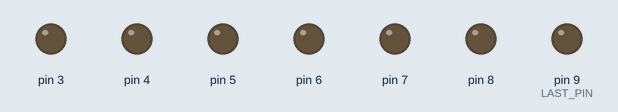
Bench run of a sketch on a simulated Arduino Uno, built with avr-gcc and run on an emulated ATmega328P. Shown: output pins drawn as LEDs (lit = HIGH). Pins used as bus, display or sensor lines are not drawn.

Above: at 0.05 s.
At 0.35 s:
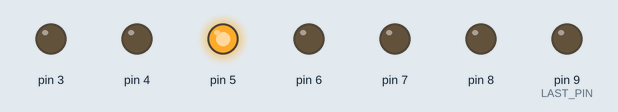
At 0.75 s:
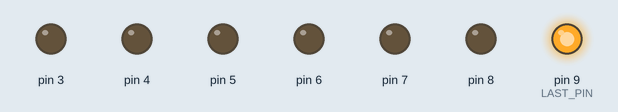
At 1.45 s:
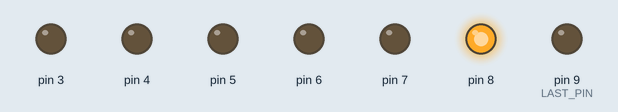
At 2.15 s:
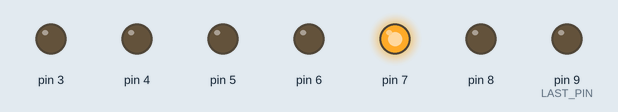
At 2.85 s:
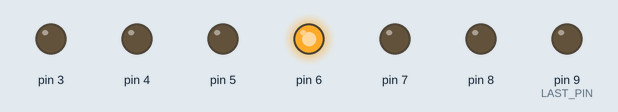
Timing chart, 0 to 3.1 s (numbered marks = the images above):
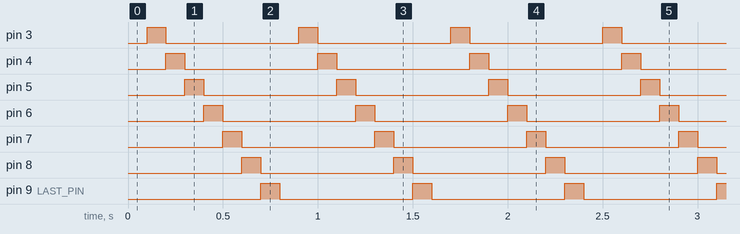

Measured:
- by itself, pin 3–8, pin 9 (LAST_PIN): alternates HIGH for 0.10 s and LOW for 0.70 s
- by itself, everything shown: repeats every 0.80 s, in 8 steps

The sketch:

Cau1_a.ino
```cpp
// void setup() {
//   for(int i=2; i<=9; i++){
//     pinMode(i, OUTPUT);
//   }
// }

// void loop() {
//   for(int i=2; i<=9; i++){
//     digitalWrite(i, HIGH);
//     delay(100);
//   }

//   for(int i=9; i>=2; i--){
//     digitalWrite(i, LOW);
//   }
//   delay(100);
// }

const int FIRST_PIN = 2;
const int LAST_PIN = 9;
const int DELAY_TIME = 100;

void setup() {
  for (int i = FIRST_PIN; i <= LAST_PIN; i++) {
    pinMode(i, OUTPUT);
  }
}

void loop() {
  // Sáng LED theo chiều kim đồng hồ
  for (int i = FIRST_PIN; i <= LAST_PIN; i++) {
    digitalWrite(i, HIGH); // Bật LED
    delay(DELAY_TIME); // Chờ
    digitalWrite(i, LOW); // Tắt LED
  }
}
```
